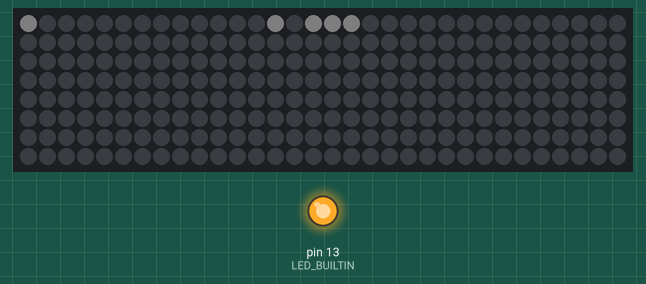
Recording of a sketch running on a simulated Arduino Uno, built with avr-gcc and run on an emulated ATmega328P. Parts: 32×8 RGB LED matrix (first LED top left, wired row by row), output pins drawn as LEDs (lit = HIGH). Dim RGB values are drawn brighter than linear; colours are those a GRB WS2812 strip shows for the declared byte order; random numbers use the default seed unless the sketch sets one.

Above: at 0.09 s.
At 10.05 s:
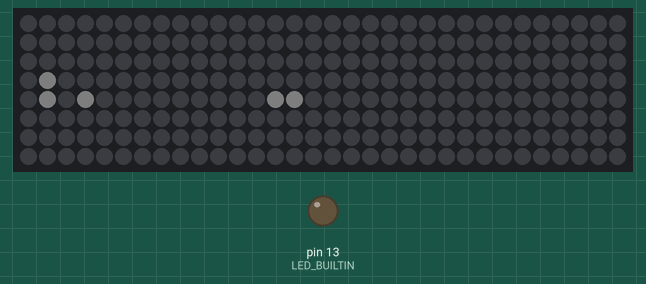
At 20.0 s:
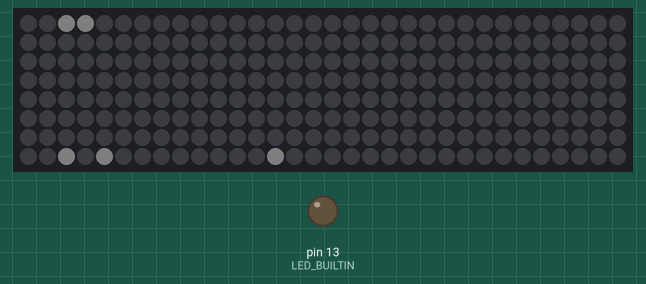
At 39.91 s:
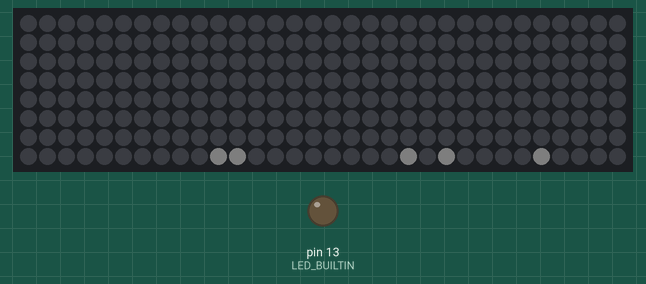
Timing chart, 0 to 40.0 s (numbered marks = the images above):
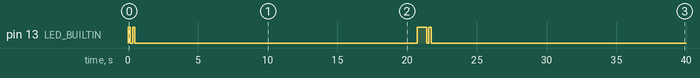

Measured:
- by itself, pin 13 (LED_BUILTIN): LOW → HIGH at 0.00 s, → LOW 0.17 s later, → HIGH 0.17 s later, → LOW 0.17 s later, … (8 changes in this stretch)

The sketch:

game-of-life.ino
```cpp
#include <FastLED.h>

#define PIN             11
#define ROWS            8
#define COLS            32

int count;

CRGB leds[ROWS * COLS];
bool grid[ROWS][COLS];
bool temp[ROWS][COLS];

int index(int row, int col) {
  return col % 2 ? (ROWS - 1 - row) + ROWS * col : row + ROWS * col;
}

void setLedBrightness(int i, int j, int v) {
  leds[index(i, j)] = CRGB(v, v, v);
}

int countNeighbors(int i, int j) {
  int neighbors = -temp[i][j];
  for (int x = -1; x <= 1; x++) {
    for (int y = -1; y <= 1; y++) {
      neighbors += temp[(ROWS + i + x) % ROWS][(COLS + j + y) % COLS];
    }
  }
  return neighbors;
}

void setOffGrid() {
  for (int i = 0; i < ROWS; i++) for (int j = 0; j < COLS; j++) grid[i][j] = false;
}

void setRandomGrid() {
  for (int i = 0; i < ROWS; i++) for (int j = 0; j < COLS; j++) grid[i][j] = rand() % 2;
}

void setGliderGrid() {
  setOffGrid();
  grid[0][0] = grid[0][1] = grid[0][2] = grid[1][2] = grid[2][1] = true;
}

void setup() {
  srand(analogRead(A0) + analogRead(A1) * analogRead(A2));
  pinMode(LED_BUILTIN, OUTPUT);
  FastLED.addLeds<WS2812, PIN>(leds, ROWS * COLS);
}

void loop() {
  rand() % 4 ? setRandomGrid() : setGliderGrid();
  for (int iteration = 0; iteration < 1000; iteration++) {

    digitalWrite(LED_BUILTIN, grid[0][0]);
    for (int i = 0; i < ROWS; i++) {
      for (int j = 0; j < COLS; j++) {
        setLedBrightness(i, j, grid[i][j] ? 4 : 0);
        temp[i][j] = grid[i][j];
      }
    }

    FastLED.show();
    delay(100);

    for (int i = 0; i < ROWS; i++) {
      for (int j = 0; j < COLS; j++) {
        count = countNeighbors(i, j);
        grid[i][j] = (temp[i][j] && 2 <= count && count <= 3) || (!temp[i][j] && count == 3);
      }
    }
  }
}
```
